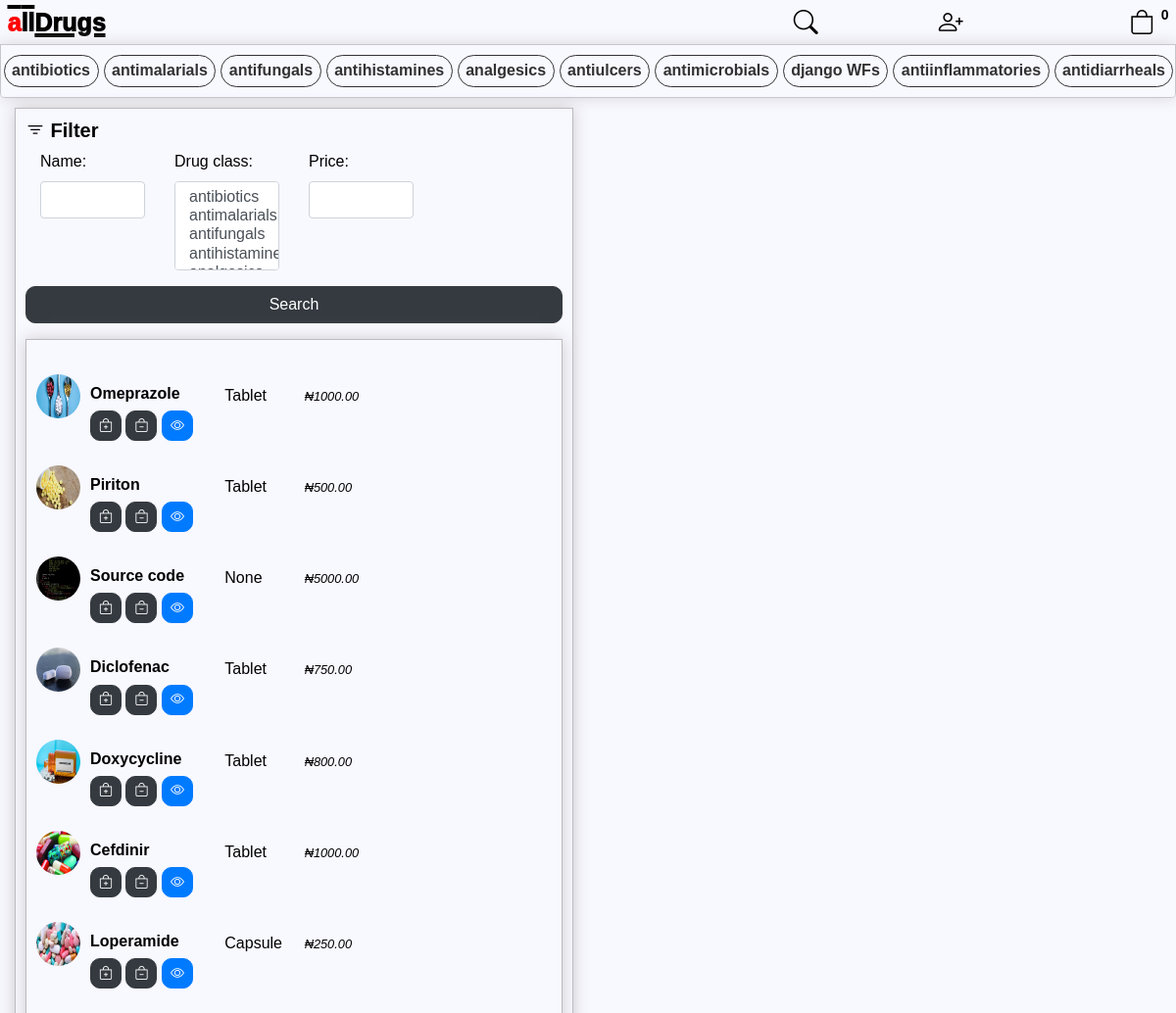
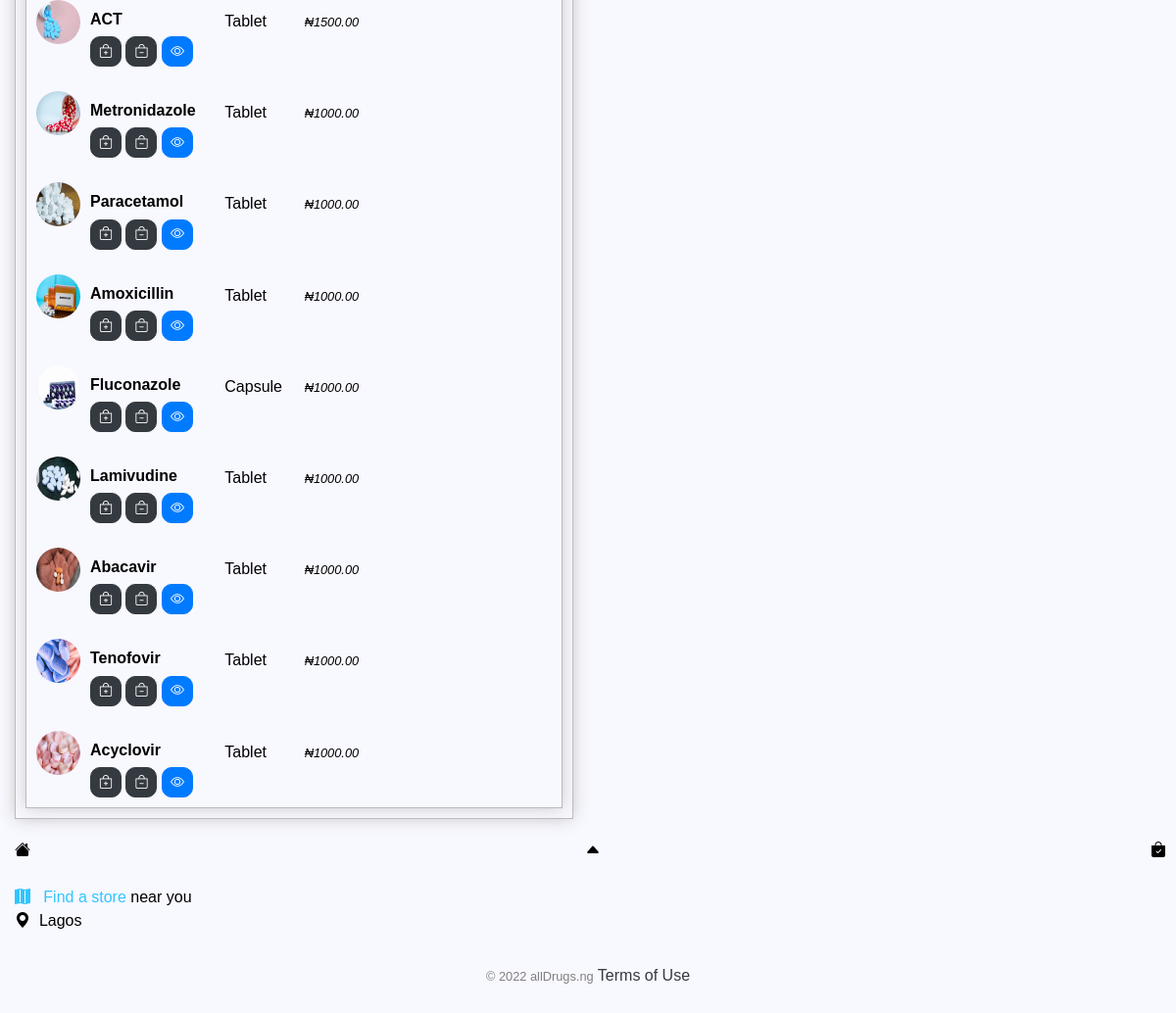
The app's page /search/ with its own data (2 pictures, top to bottom).
### store/models.py (models this page shows, shortened)
class Category (models.Model):
    name = models.CharField(max_length=200, null= True)
    indication = models.TextField (max_length=2000,blank=True, null=True,default="ailment")
    def __str__(self):
        return str(self.name)

class Product(models.Model):
    name = models.CharField(max_length=200, null=True,default="drug")
    drug_class = models.ManyToManyField(Category,default="analgesic")
    price = models.DecimalField(default=1000,max_digits=10, decimal_places=2)
    digital = models.BooleanField(default=False,null=True,  blank=False)
    image = models.ImageField(null=True, blank=True, default='sample.png', upload_to='uploads/')
    form = models.CharField (max_length=200,null=True,blank=True,default='Tablet',choices=dosage_form)
    dosage = models.CharField (max_length=200,blank=True,null=True,default="100mg")
    indication = models.TextField (max_length=2000,blank=True, null=True,default="ailment")
    prescription = models.CharField(max_length=1000,blank=True,null=True,default="daily")
    color = ColorField(default='#FF0000',format="hexa", image_field="image")
    views = models.IntegerField(default=0)
    liked = models.ManyToManyField(Customer, default=None, blank= True,  related_name = 'liked')
    @property
    def imageURL(self):
        try:
            url = self.image.url
        except:
            url=''
        return url

### store/views.py (the view)
# urls.py: path('search/', views.search, name='search'),
def search(request):
    data = cartData(request)
    cartItems = data['cartItems']
    order = data['order']
    items = data['items']
    category = Category.objects.all()
    product = Product.objects.all()
    product_filter = ProductFilter(request.GET, queryset=product)
    context = {'cartItems':cartItems,'filter': product_filter ,'product':product,'category':category }
    return render(request, 'store/search.html', context)

### store/utils.py (called while the page is built, shortened)
def cookieCart(request):
	try:
		cart = json.loads(request.COOKIES['cart'])
	except:
		cart = {}
	print('CART:', cart)
	items = []
	order = {'get_cart_total':0, 'get_cart_items':0, 'shipping':False}
	cartItems = order['get_cart_items']
	return {'cartItems':cartItems ,'order':order, 'items':items}

def cartData(request):
	if request.user.is_authenticated:
		customer = request.user.customer
		order, created = Order.objects.get_or_create(customer=customer, complete=False)
		items = order.orderitem_set.all()
		cartItems = order.get_cart_items
	else:
		cookieData = cookieCart(request)
		cartItems = cookieData['cartItems']
		order = cookieData['order']
		items = cookieData['items']
	return {'cartItems':cartItems ,'order':order, 'items':items}

### store/templates/store/search.html (shortened to what this page needs)
{% extends "store/main.html" %}
{% load static %}
{% load widget_tweaks %}
{% block content %}
<nav id="drug_class_nav" style="" class="navbar sticky-top">
    {% for category in category %}
    <div id="drug_class">
        <a href="{% url 'drug_class' category.id %}">
            {{category.name}}
        </a>
    </div>
    {% endfor %}
</nav>
<div class="row">
    <div class="col-lg-6">
        <div class="box-element" id="form-wrapper">
            <form method="get">
                <div class="well">
                    <h5 style="margin-top: 0">
                        <strong><i class="bi bi-filter"></i>&nbsp;Filter</strong>
                    </h5>
                    <div class="row">
                        <div class="form-group col-sm-4 col-md-3">
                            {{ filter.form.name.label_tag }}
                            {% render_field filter.form.name class="form-control" %}
                        </div>
                        <div class="form-group col-sm-4 col-md-3">
                            {{ filter.form.drug_class.label_tag }}
                            {% render_field filter.form.drug_class class="form-control" %}
                        </div>
                        <div class="form-group col-sm-4 col-md-3">
                            {{ filter.form.price.label_tag }}
                            {% render_field filter.form.price class="form-control" %}
                        </div>
                    </div>
                </div>
                <button type="submit" class="btn btn-dark btn-block">
                    Search
                </button>
            </form>
            <div style="display:flex; overflow:hidden;" class="box-element" id="form-wrapper">
                <div>
                    {% for product in filter.qs %}
                    <div id="product_filter_list" style="margin: 25px 0px 0px 0px" class="text-left">
                        <div style="flex:5%">
                            <img class="header-image" src="{{product.imageURL}}">
                        </div>
                        <div class="text-left" style="flex:3
                            45%;padding:10px 0px 0px 10px;">
                            <h6>
                                <strong>{{ product.name }}</strong>
                            </h6>
                            <button data-product={{product.id}} data-action="add" class="btn btn-dark add-btn update-cart btn-sm">
                                <i class="bi bi-bag-plus"></i>
                            </button>
                            <button data-product={{product.id}} data-action="remove" class="btn btn-dark remove-btn update-cart btn-sm">
                                <i class="bi bi-bag-dash"></i>
                            </button>
                            <a class="btn btn-primary btn-sm" href="{% url 'product' product.id %}">
                                <i class="bi bi-eye"></i>
                            </a>
                        </div>
                        <div class="text-left" style="flex:25%;padding:10px 0px 0px 0px;">
                            {{product.form}}
                        </div>
                        <div style="flex:25%;padding:10px 0px 0px 0px;">
                            <small><i>₦{{ product.price }}</i></small>
                        </div>
                    </div>
                    {% endfor %}
                </div>
            </div>
        </div>
    </div>
</div>
{% endblock content %}

### static/css/main.css (style rules this page uses)
body { background-color: #f8f8ff!important; font-weight: 400; font-family:'Choco cooky',reross-quadratic, sans-serif; color: #000; font-style: normal; padding:0px; margin:0px; overflow: scroll; }
#drug_class_nav { display: flex; flex-direction: column; border: .2px solid rgba(0,0,0,0.25); overflow: scroll; box-shadow: hsl(0, 0%, 80%) 0 0 16px; padding: 0px 0px 0px 0px; background-color: #f8f8ff; opacity: .8; border-radius: 0px 0px 5px 5px; height: 55px; }
#drug_class { flex: 1; border: 1px solid rgba(0,0,0,1); padding: 2.5px 7.5px 2.5px 7.5px; margin: 10px 2.5px; font-weight: 575; background: #f8f8ff; border-radius: 20px; color: #000; }
#drug_class a ,.store h6 a { color:#000; }
h1,h2,h3,h4,h5,h6 { color: #000; }
.box-element { box-shadow: hsl(0, 0%, 80%) 0 0 16px; background-color: #f8f8ff; border: .2px solid rgba(0,0,0,0.25); padding: 10px; width:100%; }
.col-lg-4, .col-lg-6, .col-lg-8, .col-lg-12 { margin-top: 10px; }
.btn { border-radius: 10px; }
.header-image { width: 45px; height: 45px; border-radius:50%; }
@media screen and (min-width: 480px) { #product_filter_list { width: 710px; } }
#product_filter_list { display:flex; width:355px; justify-content:space-between; margin:10px 2.5px 10px 2.5px; }
.row { width:100%; margin:0px; padding: 0px; }

### static/css/main_dark.css (style rules this page uses)
body { background-color: rgb(37,37,37,1)!important; font-weight: 400; font-family: 'Choco cooky',reross-quadratic, sans-serif; color: white; font-style: normal; margin:0px; padding:0px; }
#drug_class_nav { display: flex; flex-direction: column; overflow: scroll; box-shadow: hsl(0, 0%, 20%) 0 0 16px; padding: 0px 0px 0px 0px; background-color: #070700; opacity: .8; border-radius: 0px 0px 5px 5px; height: 55px; }
#drug_class { flex: 1; border: 1.5px solid rgba(255,255,255,0.25); padding: 2.5px 7.5px 2.5px 7.5px; margin: 10px 2.5px; font-weight: 575; border-radius: 20px; color: white; }
#drug_class a { color:white; }
h1,h2,h3,h4,h5,h6 { color: white; }
.box-element { box-shadow: hsl(0, 0%, 20%) 0 0 16px; background-color: #070700; border-radius: 20px; padding: 10px; }
.col-lg-4, .col-lg-6, .col-lg-8, .col-lg-12 { margin-top: 10px; }
.btn { border-radius: 10px; }
.header-image { width: 45px; height: 45px; border-radius:50%; }
@media screen and (min-width: 480px) { #product_filter_list { width:750px; } }
#product_filter_list { display:flex; width:340px; justify-content:space-between; margin:10px; }
.row { width:100%; margin:0px; padding: 0px; }

### records on screen
Category: name "antibiotics"
Category: name "antimalarials"
Category: name "antifungals"
Category: name "antihistamines"
Category: name "analgesics"
Category: name "antiulcers"
Category: name "antimicrobials"
Category: name "django WFs"
Category: name "antiinflammatories"
Category: name "antidiarrheals"
Product: imageURL (picture), name "Omeprazole", form "Tablet", price "1000.00"
Product: imageURL (picture), name "Piriton", form "Tablet", price "500.00"
Product: imageURL (picture), name "Source code", form "None", price "5000.00"
Product: imageURL (picture), name "Diclofenac", form "Tablet", price "750.00"
Product: imageURL (picture), name "Doxycycline", form "Tablet", price "800.00"
Product: imageURL (picture), name "Cefdinir", form "Tablet", price "1000.00"
Product: imageURL (picture), name "Loperamide", form "Capsule", price "250.00"
Product: imageURL (picture), name "ACT", form "Tablet", price "1500.00"
Product: imageURL (picture), name "Metronidazole", form "Tablet", price "1000.00"
Product: imageURL (picture), name "Paracetamol", form "Tablet", price "1000.00"
Product: imageURL (picture), name "Amoxicillin", form "Tablet", price "1000.00"
Product: imageURL (picture), name "Fluconazole", form "Capsule", price "1000.00"
Product: imageURL (picture), name "Lamivudine", form "Tablet", price "1000.00"
Product: imageURL (picture), name "Abacavir", form "Tablet", price "1000.00"
Product: imageURL (picture), name "Tenofovir", form "Tablet", price "1000.00"
Product: imageURL (picture), name "Acyclovir", form "Tablet", price "1000.00"

### other values on screen
{{ cartItems }} "0"
{{ filter.form.name.label_tag }} "Name:"
{{ filter.form.drug_class.label_tag }} "Drug class:"
{{ filter.form.price.label_tag }} "Price:"
